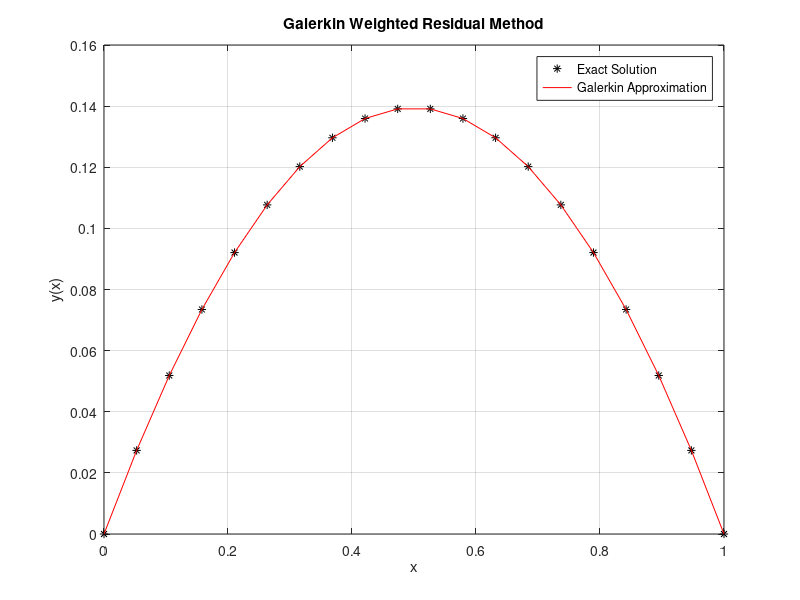

This chart was generated by the following MATLAB code:
% Use the Galerkin weighted residual method to approximate the solution of the
% boundary value problem
%
% d^2y/dx^2 + y = -1,   0 < x < 1,
% y(0) = 0,  y(1) = 0
%
% and compare with the exact solution
% y(x) = -1 + cos(x) + ((1 - cos(1))/sin(1))*sin(x)

function galerkin2
clc
clf
clear all
n = 6;
A = zeros(n,n);
B = zeros(n,1);
for i = 1:n
    B(i) = -1/(i+1) + 1/(i+2);
    for j = 1:n
        A(i,j) = j*(j-1)/(i+j-1)-(2*j^2)/(i+j)+(j^2+j+1)/(i+j+1)-2/(i+j+2)+1/(i+j+3);
    end
end
C = A\B;
x = linspace(0,1,20);
yG = zeros(size(x));
for j = 1:n
    yG = yG + C(j).*x.^j.*(1-x);
end
yE = -1 + cos(x) + ((1 - cos(1))/sin(1)).*sin(x);
figure
plot(x,yE,'*k')
hold on
plot(x,yG,'-r')
xlabel('x')
ylabel('y(x)')
title('Galerkin Weighted Residual Method')
legend('Exact Solution','Galerkin Approximation')
grid on
fprintf(' x approximate exact absolute error \n')
for i=1:length(x)
    fprintf('%11.8f %11.8f %11.8f %11.8f\n', x(i), yG(i), yE(i), abs(yE(i)-yG(i)));
end
